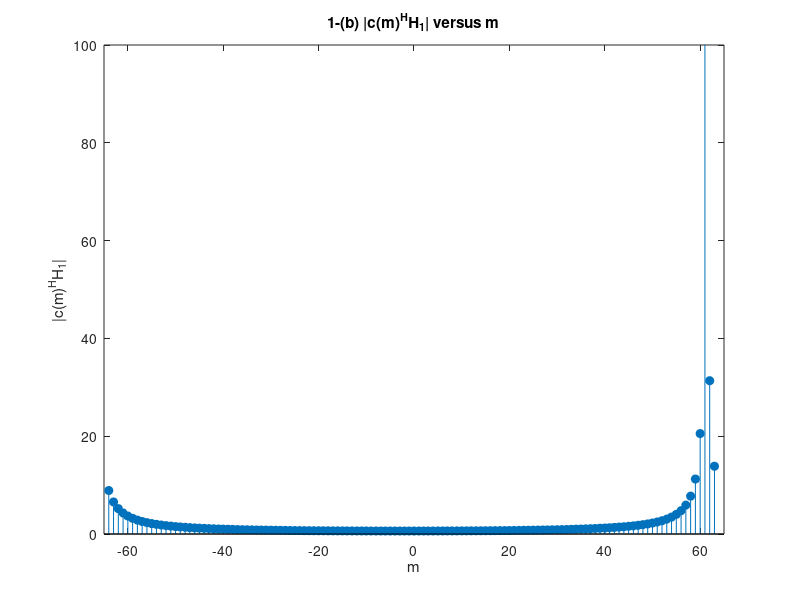
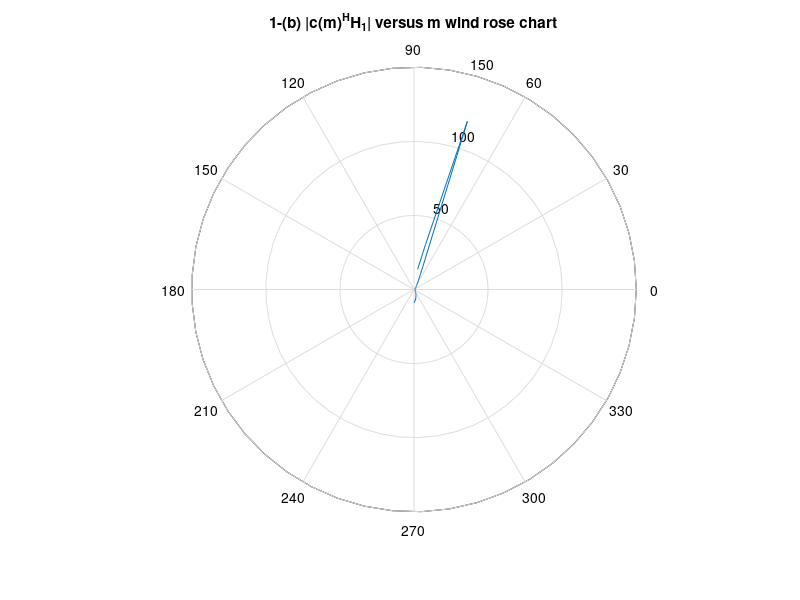
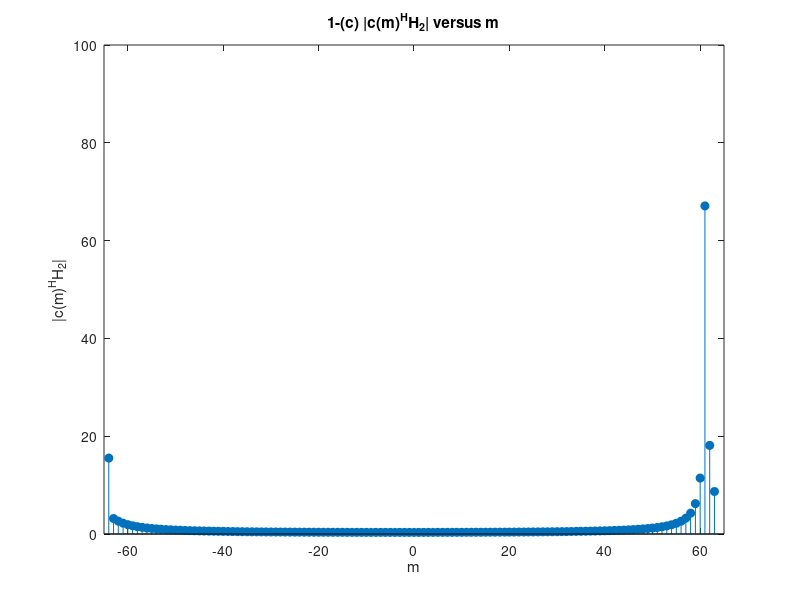
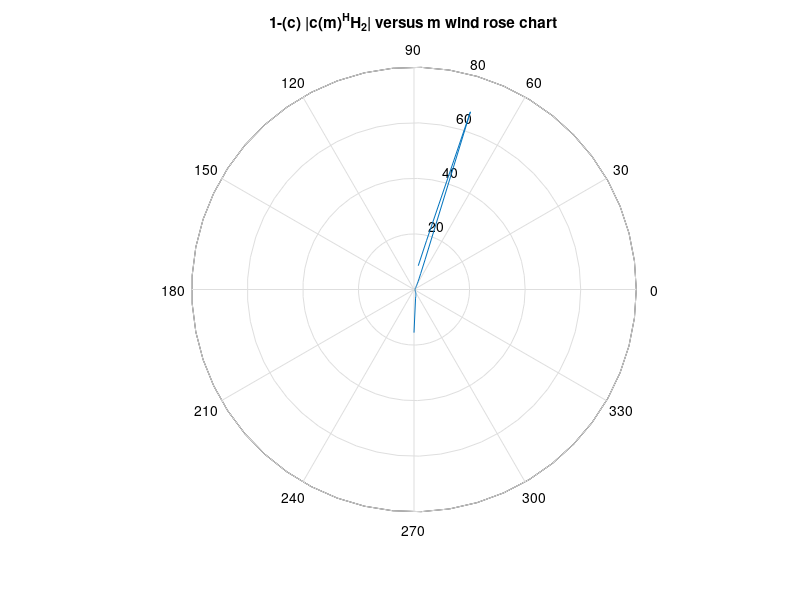

Reproduce these figures in MATLAB, in order.
clear;
close all;
rng(20);
%%%%%%%%%%%%%%%%%%%%%%%%%%%%%%%%%%%%%%% Question 1-a
r1=-pi/2+pi*rand(1,1)
t1=-pi/2+pi*rand(1,1)

aULAr1=zeros(128,1);
aULAt1=zeros(1,1);

for i=1:128
    aULAr1(i,:)=exp(j*(i-1)*pi*sin(r1));
end

aULAt1=1;

H1=aULAr1*aULAt1;
H1_reshape=reshape(H1,1,128)

%%%%%%%%%%%%%%%%%%%%%%%%%%%%%%%%%%%%%%% Question 1-b
figure(1);
m=-64:1:63;
c=zeros(128:1);

for i=1:128
    c(i,:)=exp(j*2*pi*m*(i-1)/128);
end

combineb=abs((c')*H1);

stem(m,combineb,'filled');
title('1-(b) |c(m)^HH_1| versus m');
axis([-65,65,0,100]);
axis normal;
xlabel('m');
ylabel('|c(m)^HH_1|');

figure(2);
ww=asin(2*m/128);
polar(ww',combineb);
title('1-(b) |c(m)^HH_1| versus m wind rose chart');

%%%%%%%%%%%%%%%%%%%%%%%%%%%%%%%%%%%%%%% Question 1-c
figure(3)
L=2;
a1=0.8;
a2=0.2;

r2=r1+0.25;
t2=t1;

aULAr2=zeros(128,1);
for i=1:128
    aULAr2(i,:)=exp(j*(i-1)*pi*sin(r2));
end

aULAt2=aULAt1;

H2=zeros(128,1);
H2(:,1)=(a1*aULAr1*aULAt1+a2*aULAr2*aULAt2)/sqrt(2);
H2_reshape=reshape(H2,1,128)

combineb2=abs((c')*H2);

stem(m,combineb2,'filled');
title('1-(c) |c(m)^HH_2| versus m');
axis([-65,65,0,100]);
axis normal;
xlabel('m');
ylabel('|c(m)^HH_2|');

figure(4);
ww=asin(2*m/128);
polar(ww',combineb2);
title('1-(c) |c(m)^HH_2| versus m wind rose chart');